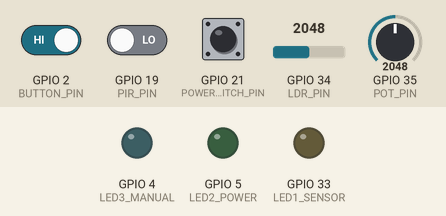
The sketch below on a simulated ESP32. Parts: output pins drawn as LEDs (lit = HIGH). The inputs (shaded band) are chosen by the test bench; at power-on: GPIO 21 (POWER_SWITCH_PIN) HIGH, GPIO 2 (BUTTON_PIN) HIGH, GPIO 34 (LDR_PIN) = 2048, GPIO 19 (PIR_PIN) LOW, GPIO 35 (POT_PIN) = 2048. What the sketch prints to the serial monitor is not drawn.

Above: at 1.2 s.
1.3 s: GPIO 21 (POWER_SWITCH_PIN) pulled LOW for 0.25 s
At 1.5 s:
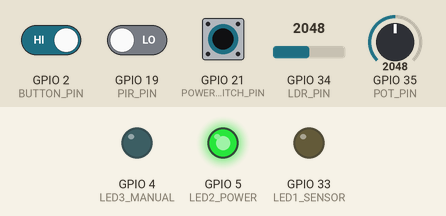
3.1 s: GPIO 21 (POWER_SWITCH_PIN) pulled LOW for 3.2 s
At 7.3 s:
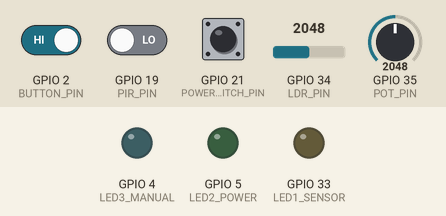
7.9 s: GPIO 2 (BUTTON_PIN) driven LOW and GPIO 21 (POWER_SWITCH_PIN) driven LOW
At 8.8 s:
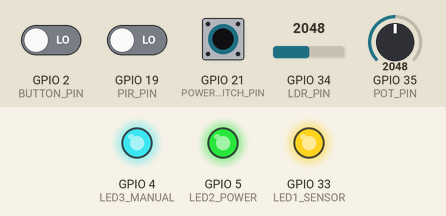
9.5 s: GPIO 34 (LDR_PIN) set to 2090
11.2 s: GPIO 2 (BUTTON_PIN) driven HIGH
At 12.3 s:
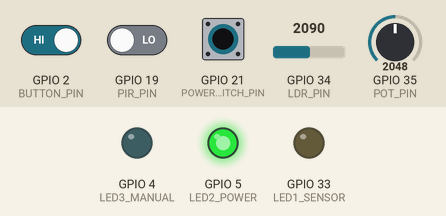
12.8 s: GPIO 19 (PIR_PIN) driven HIGH
At 13.6 s:
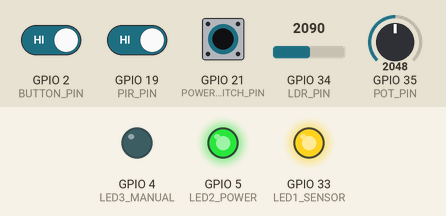
Timing chart, 0 to 15.3 s (numbered marks = the images above; inputs shaded):
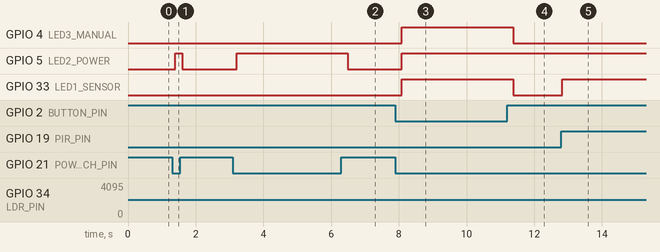

Measured:
- after the input at 1.3 s, GPIO 5 (LED2_POWER): LOW → HIGH after 0.10 s, → LOW 0.20 s later
- after the input at 3.1 s, GPIO 5 (LED2_POWER): LOW → HIGH after 0.11 s, → LOW 3.3 s later
- after the input at 7.9 s, GPIO 4 (LED3_MANUAL), GPIO 5 (LED2_POWER), GPIO 33 (LED1_SENSOR): LOW → HIGH after 0.19 s
- after the input at 9.5 s, every drawn part: stays the same
- after the input at 11.2 s, GPIO 4 (LED3_MANUAL), GPIO 33 (LED1_SENSOR): HIGH → LOW after 0.18 s
- after the input at 12.8 s, GPIO 33 (LED1_SENSOR): LOW → HIGH at once

The sketch:

sketch.ino
```cpp
const int LDR_PIN          = 34;   // LDR analog input
const int POT_PIN          = 35;   // Potentiometer analog input
const int BUTTON_PIN       = 2;    // Manual override switch (active LOW)
const int POWER_SWITCH_PIN = 21;   // Main power switch (active LOW)
const int PIR_PIN          = 19;   // PIR motion sensor digital output

const int LED1_SENSOR      = 33;   // Light indicator (YELLOW)
const int LED2_POWER       = 5;    // Power status LED (GREEN)
const int LED3_MANUAL      = 4;    // Manual override LED (BLUE)


int ldrValue = 0;
int potValue = 0;

bool manualMode   = false;
bool systemOn     = true;
bool motionActive = false;

unsigned long lastMotionTime = 0;

// Auto-OFF if no motion for this long (in ms)
const unsigned long MOTION_TIMEOUT = 10000UL;  // 10 seconds

void setup() {
  Serial.begin(115200);

  pinMode(LDR_PIN, INPUT);
  pinMode(POT_PIN, INPUT);

  pinMode(BUTTON_PIN, INPUT_PULLUP);
  pinMode(POWER_SWITCH_PIN, INPUT_PULLUP);

  pinMode(PIR_PIN, INPUT);

  pinMode(LED1_SENSOR, OUTPUT);
  pinMode(LED2_POWER, OUTPUT);
  pinMode(LED3_MANUAL, OUTPUT);

  digitalWrite(LED1_SENSOR, LOW);
  digitalWrite(LED2_POWER, LOW);
  digitalWrite(LED3_MANUAL, LOW);

  Serial.println("Classroom Energy-Saver 2.0 Started...\n");
}

void loop() {

  systemOn = !digitalRead(POWER_SWITCH_PIN);   // LOW = switch ON → systemOn = true

  if (!systemOn) {
    digitalWrite(LED1_SENSOR, LOW);
    digitalWrite(LED2_POWER, LOW);
    digitalWrite(LED3_MANUAL, LOW);

    Serial.println("MAIN POWER OFF → System Sleeping");
    delay(200);
    return;
  }


  digitalWrite(LED2_POWER, HIGH);


  ldrValue   = analogRead(LDR_PIN);
  potValue   = analogRead(POT_PIN);
  manualMode = !digitalRead(BUTTON_PIN);  // LOW = pressed → manualMode = true

  int pirState = digitalRead(PIR_PIN);    // HIGH when motion detected

  if (pirState == HIGH) {
    motionActive   = true;
    lastMotionTime = millis();
  } else {
    // If no motion for a long time, consider room empty
    if (millis() - lastMotionTime > MOTION_TIMEOUT) {
      motionActive = false;
    }
  }

  bool isDark = (ldrValue > potValue);

  if (manualMode) {
    // force light ON
    digitalWrite(LED3_MANUAL, HIGH);  // Manual mode indicator
    digitalWrite(LED1_SENSOR, HIGH);  // Light ON
    Serial.println("MANUAL MODE → Teacher control: Light FORCED ON");
  } else {
    // Automatic mode
    digitalWrite(LED3_MANUAL, LOW);

    if (isDark && motionActive) {
      // Dark + People inside => turn light ON
      digitalWrite(LED1_SENSOR, HIGH);
      Serial.println("AUTO MODE → Dark + Motion: Light ON");
    } else {
      // Either bright OR no motion => light OFF
      digitalWrite(LED1_SENSOR, LOW);

      if (!isDark) {
        Serial.println("AUTO MODE → Bright room: Light OFF");
      } else if (!motionActive) {
        Serial.println("AUTO MODE → No motion for timeout: Light OFF");
      }
    }
  }


  Serial.print("LDR = ");
  Serial.print(ldrValue);
  Serial.print(" | POT = ");
  Serial.print(potValue);
  Serial.print(" | Dark = ");
  Serial.print(isDark ? "YES" : "NO");
  Serial.print(" | Manual = ");
  Serial.print(manualMode ? "YES" : "NO");
  Serial.print(" | Motion = ");
  Serial.print(motionActive ? "YES" : "NO");
  Serial.print(" | Power = ");
  Serial.println(systemOn ? "ON" : "OFF");

  delay(200);
}
```
